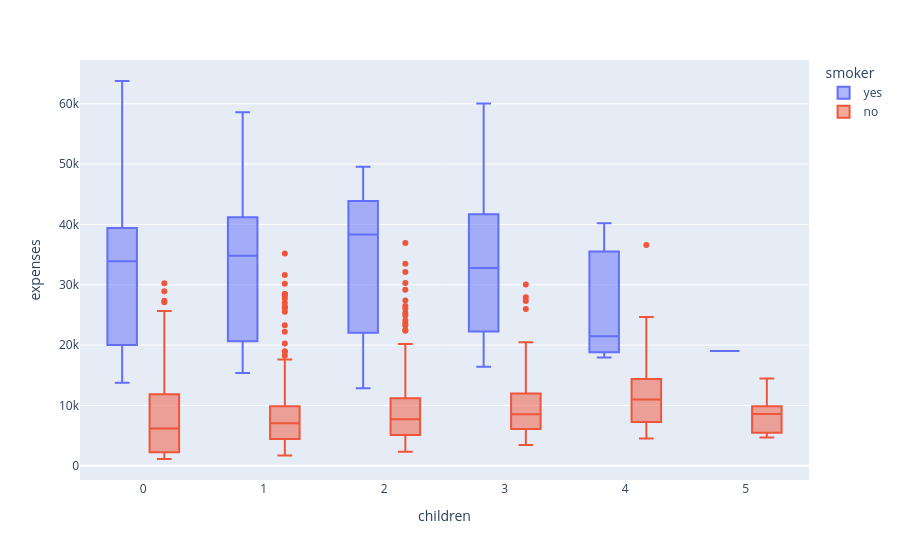

The notebook cell saved with this chart:
### Code cell
px.box(df,x="children",y="expenses",color="smoker")

### Figure 1 — Plotly figure (JSON) as saved in the notebook; plotly's stock layout.template omitted (floating-point values rounded to 4 significant figures; data arrays with more than 128 entries replaced by an {"elided": "..."} marker saying what was removed)
{"data": [{"alignmentgroup": "True", "hovertemplate": "smoker=yes<br>children=%{x}<br>expenses=%{y}<extra></extra>", "legendgroup": "yes", "marker": {"color": "#636efa"}, "name": "yes", "notched": false, "offsetgroup": "yes", "orientation": "v", "showlegend": true, "type": "box", "x": {"elided": "274 int values"}, "x0": " ", "xaxis": "x", "y": {"elided": "274 float values"}, "y0": " ", "yaxis": "y"}, {"alignmentgroup": "True", "hovertemplate": "smoker=no<br>children=%{x}<br>expenses=%{y}<extra></extra>", "legendgroup": "no", "marker": {"color": "#EF553B"}, "name": "no", "notched": false, "offsetgroup": "no", "orientation": "v", "showlegend": true, "type": "box", "x": {"elided": "1064 int values"}, "x0": " ", "xaxis": "x", "y": {"elided": "1064 float values"}, "y0": " ", "yaxis": "y"}], "layout": {"boxmode": "group", "legend": {"title": {"text": "smoker"}, "tracegroupgap": 0}, "margin": {"t": 60}, "xaxis": {"anchor": "y", "domain": [0, 1], "title": {"text": "children"}}, "yaxis": {"anchor": "x", "domain": [0, 1], "title": {"text": "expenses"}}}}
